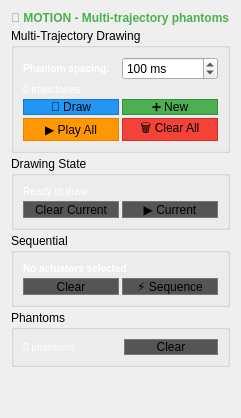
          <widget class="QWidget" name="motion_tab">
           <attribute name="title">
            <string>🌊 Motion</string>
           </attribute>
           <layout class="QVBoxLayout" name="motion_layout">
            <property name="spacing">
             <number>3</number>
            </property>
            <item>
             <widget class="QLabel" name="motion_desc">
              <property name="text">
               <string>🌊 MOTION - Multi-trajectory phantoms</string>
              </property>
              <property name="styleSheet">
               <string>font-weight: bold; font-size: 12px; color: #4CAF50;</string>
              </property>
             </widget>
            </item>
            <item>
             <widget class="QGroupBox" name="multi_trajectory_group">
              <property name="title">
               <string>Multi-Trajectory Drawing</string>
              </property>
              <layout class="QVBoxLayout" name="multi_trajectory_layout">
               <property name="spacing">
                <number>3</number>
               </property>
               <item>
                <layout class="QHBoxLayout" name="phantom_spacing_layout">
                 <item>
                  <widget class="QLabel" name="phantom_spacing_label">
                   <property name="text">
                    <string>Phantom spacing:</string>
                   </property>
                   <property name="styleSheet">
                    <string>color: white; font-weight: bold; font-size: 10px;</string>
                   </property>
                  </widget>
                 </item>
                 <item>
                  <widget class="QSpinBox" name="phantom_spacing_spin">
                   <property name="maximumSize">
                    <size>
                     <width>16777215</width>
                     <height>25</height>
                    </size>
                   </property>
                   <property name="suffix">
                    <string> ms</string>
                   </property>
                   <property name="minimum">
                    <number>50</number>
                   </property>
                   <property name="maximum">
                    <number>500</number>
                   </property>
                   <property name="value">
                    <number>100</number>
                   </property>
                  </widget>
                 </item>
                </layout>
               </item>
               <item>
                <widget class="QLabel" name="trajectory_info">
                 <property name="text">
                  <string>0 trajectories</string>
                 </property>
                 <property name="styleSheet">
                  <string>font-size: 10px; color: #FFFFFF;</string>
                 </property>
                </widget>
               </item>
               <item>
                <layout class="QHBoxLayout" name="multi_buttons_1">
                 <item>
                  <widget class="QPushButton" name="start_drawing_btn">
                   <property name="maximumSize">
                    <size>
                     <width>16777215</width>
                     <height>25</height>
                    </size>
                   </property>
                   <property name="text">
                    <string>🎨 Draw</string>
                   </property>
                   <property name="styleSheet">
                    <string>background-color: #2196F3; border: 1px solid #1976D2;</string>
                   </property>
                  </widget>
                 </item>
                 <item>
                  <widget class="QPushButton" name="new_trajectory_btn">
                   <property name="maximumSize">
                    <size>
                     <width>16777215</width>
                     <height>25</height>
                    </size>
                   </property>
                   <property name="text">
                    <string>➕ New</string>
                   </property>
                   <property name="styleSheet">
                    <string>background-color: #4CAF50; border: 1px solid #388E3C;</string>
                   </property>
                  </widget>
                 </item>
                </layout>
               </item>
               <item>
                <layout class="QHBoxLayout" name="multi_buttons_2">
                 <item>
                  <widget class="QPushButton" name="play_all_btn">
                   <property name="maximumSize">
                    <size>
                     <width>16777215</width>
                     <height>25</height>
                    </size>
                   </property>
                   <property name="text">
                    <string>▶️ Play All</string>
                   </property>
                   <property name="styleSheet">
                    <string>background-color: #FF9800; border: 1px solid #F57C00;</string>
                   </property>
                  </widget>
                 </item>
                 <item>
                  <widget class="QPushButton" name="clear_all_btn">
                   <property name="maximumSize">
                    <size>
                     <width>16777215</width>
                     <height>25</height>
                    </size>
                   </property>
                   <property name="text">
                    <string>🗑️ Clear All</string>
                   </property>
                   <property name="styleSheet">
                    <string>background-color: #F44336; border: 1px solid #D32F2F;</string>
                   </property>
                  </widget>
                 </item>
                </layout>
               </item>
              </layout>
             </widget>
            </item>
            <item>
             <widget class="QGroupBox" name="drawing_state_group">
              <property name="title">
               <string>Drawing State</string>
              </property>
              <layout class="QVBoxLayout" name="drawing_state_layout">
               <property name="spacing">
                <number>3</number>
               </property>
               <item>
                <widget class="QLabel" name="drawing_info">
                 <property name="text">
                  <string>Ready to draw</string>
                 </property>
                 <property name="styleSheet">
                  <string>font-size: 10px; color: #FFFFFF;</string>
                 </property>
                </widget>
               </item>
               <item>
                <layout class="QHBoxLayout" name="current_trajectory_buttons">
                 <item>
                  <widget class="QPushButton" name="clear_current_btn">
                   <property name="maximumSize">
                    <size>
                     <width>16777215</width>
                     <height>25</height>
                    </size>
                   </property>
                   <property name="text">
                    <string>Clear Current</string>
                   </property>
                   <property name="styleSheet">
                    <string>background-color: #555; border: 1px solid #777;</string>
                   </property>
                  </widget>
                 </item>
                 <item>
                  <widget class="QPushButton" name="play_current_btn">
                   <property name="maximumSize">
                    <size>
                     <width>16777215</width>
                     <height>25</height>
                    </size>
                   </property>
                   <property name="text">
                    <string>▶️ Current</string>
                   </property>
                   <property name="styleSheet">
                    <string>background-color: #555; border: 1px solid #777;</string>
                   </property>
                  </widget>
                 </item>
                </layout>
               </item>
              </layout>
             </widget>
            </item>
            <item>
             <widget class="QGroupBox" name="sequential_group">
              <property name="title">
               <string>Sequential</string>
              </property>
              <layout class="QVBoxLayout" name="sequential_layout">
               <property name="spacing">
                <number>3</number>
               </property>
               <item>
                <widget class="QLabel" name="motion_selection_info">
                 <property name="text">
                  <string>No actuators selected</string>
                 </property>
                 <property name="styleSheet">
                  <string>font-weight: bold; font-size: 10px; color: #FFFFFF;</string>
                 </property>
                </widget>
               </item>
               <item>
                <layout class="QHBoxLayout" name="sequential_buttons">
                 <item>
                  <widget class="QPushButton" name="motion_clear_selection_btn">
                   <property name="maximumSize">
                    <size>
                     <width>16777215</width>
                     <height>25</height>
                    </size>
                   </property>
                   <property name="text">
                    <string>Clear</string>
                   </property>
                   <property name="styleSheet">
                    <string>background-color: #555; border: 1px solid #777;</string>
                   </property>
                  </widget>
                 </item>
                 <item>
                  <widget class="QPushButton" name="create_sequence_btn">
                   <property name="maximumSize">
                    <size>
                     <width>16777215</width>
                     <height>25</height>
                    </size>
                   </property>
                   <property name="text">
                    <string>⚡ Sequence</string>
                   </property>
                   <property name="styleSheet">
                    <string>background-color: #555; border: 1px solid #777;</string>
                   </property>
                  </widget>
                 </item>
                </layout>
               </item>
              </layout>
             </widget>
            </item>
            <item>
             <widget class="QGroupBox" name="motion_phantoms_group">
              <property name="title">
               <string>Phantoms</string>
              </property>
              <layout class="QHBoxLayout" name="motion_phantoms_layout">
               <item>
                <widget class="QLabel" name="motion_phantom_info">
                 <property name="text">
                  <string>0 phantoms</string>
                 </property>
                 <property name="styleSheet">
                  <string>font-size: 10px; color: #FFFFFF;</string>
                 </property>
                </widget>
               </item>
               <item>
                <widget class="QPushButton" name="motion_clear_phantoms_btn">
                 <property name="maximumSize">
                  <size>
                   <width>16777215</width>
                   <height>25</height>
                  </size>
                 </property>
                 <property name="text">
                  <string>Clear</string>
                 </property>
                 <property name="styleSheet">
                  <string>background-color: #555; border: 1px solid #777;</string>
                 </property>
                </widget>
               </item>
              </layout>
             </widget>
            </item>
            <item>
             <spacer name="motion_spacer">
              <property name="orientation">
               <enum>Qt::Vertical</enum>
              </property>
              <property name="sizeHint" stdset="0">
               <size>
                <width>20</width>
                <height>40</height>
               </size>
              </property>
             </spacer>
            </item>
           </layout>
          </widget>
